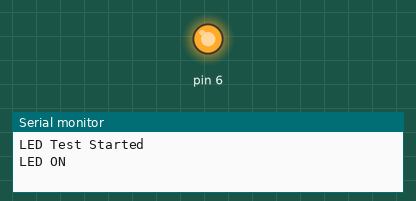
Bench run of a sketch on a simulated Arduino Uno, built with avr-gcc and run on an emulated ATmega328P. Parts: output pins drawn as LEDs (lit = HIGH), the last lines printed to the serial monitor.

Above: at 0.05 s.
At 2.0 s:
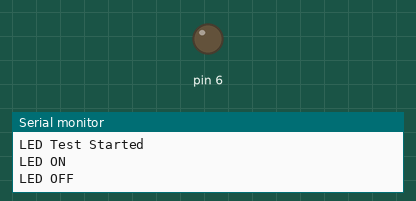
At 3.0 s:
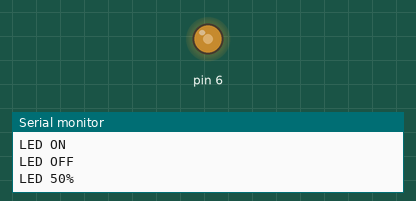
At 5.0 s:
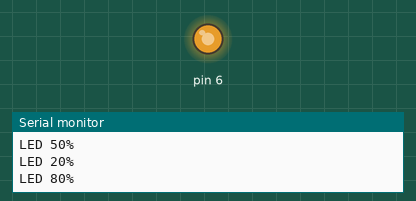
Timing chart, 0 to 6.5 s (numbered marks = the images above):
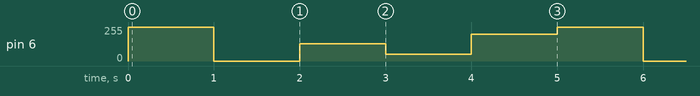

The sketch:

led_test.ino
```cpp
// Simple LED Test Sketch
// This will blink an LED connected to pin 6

void setup() {
  // Initialize serial communication
  Serial.begin(9600);
  Serial.println("LED Test Started");

  // Initialize pin 6 as output
  pinMode(6, OUTPUT);
}

void loop() {
  // Turn LED on
  digitalWrite(6, HIGH);
  Serial.println("LED ON");
  delay(1000);  // Wait for 1 second

  // Turn LED off
  digitalWrite(6, LOW);
  Serial.println("LED OFF");
  delay(1000);  // Wait for 1 second

  // Use PWM to set LED to half brightness
  Serial.println("LED 50%");
  analogWrite(6, 128);
  delay(1000);

  // Use PWM to set LED to low brightness
  Serial.println("LED 20%");
  analogWrite(6, 50);
  delay(1000);

  // Use PWM to set LED to high brightness
  Serial.println("LED 80%");
  analogWrite(6, 200);
  delay(1000);
}
```

Measured:
- by itself, pin 6: repeats every 5.0 s: 0/255 1.0 s, 128/255 1.0 s, 50/255 1.0 s, 200/255 1.0 s, 255/255 1.0 s
